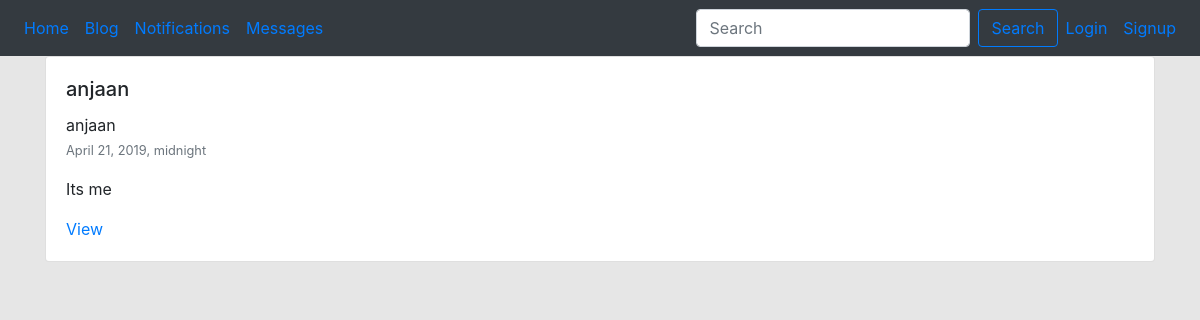
/blog/, run on an earlier commit of the app's database.
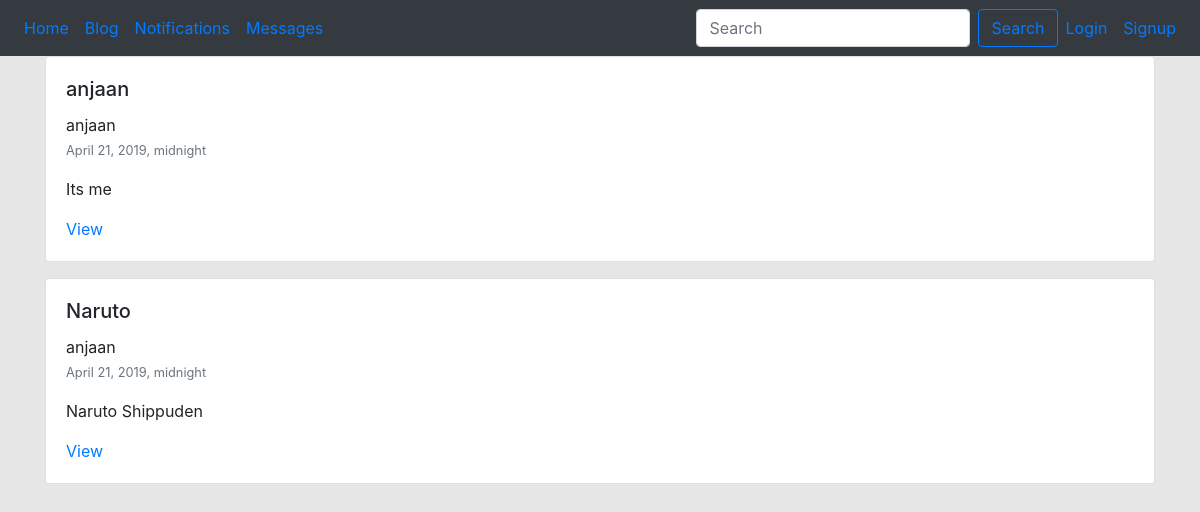
And on a later commit of the database.
### blog/models.py (models this page shows, shortened)
class BlogPost(models.Model):
    user = models.ForeignKey(User, default =1, null=True, on_delete=models.SET_NULL )
    image = models.ImageField(upload_to='image/',null=True, blank = True)
    title   = models.CharField(max_length = 120)
    slug    = models.SlugField(unique = True)
    content = models.TextField(null=True, blank=True)
    publish_date = models.DateTimeField(auto_now=False, auto_now_add=False, null=True, blank=True)
    timestamp = models.DateTimeField(auto_now_add=True)
    updated = models.DateTimeField(auto_now=True)
    objects = BlogPostManager()
    class Meta:
        ordering=['-publish_date','-updated','-timestamp']
    def get_absolute_url(self):
        return f"/blog/{self.slug}"

### users/models.py (models this page shows)
class CustomUser(AbstractUser):
    def __str__(self):
        return self.email

### blog/views.py (the view)
# urls.py: path('',blog_post_list_view),
def blog_post_list_view(request):
    qs = BlogPost.objects.all().published()
    if request.user.is_authenticated:
        my_qs = BlogPost.objects.filter(user = request.user)
        qs = (qs | my_qs).distinct()
    template_name = 'blog/list.html'
    context = {'object_list': qs}
    return render(request, template_name, context)

### blog/models.py (called while the page is built)
    def published(self):
        now=timezone.now()
        return self.filter(publish_date__lte=now)

    def get_queryset(self):
        return BlogPostQuerySet(self.model, using=self._db)

### blog/templates/blog/list.html (shortened to what this page needs)
{% extends "base.html" %}
{% block content %}
<div class="row">
  {%for object in object_list %}
    {% include 'blog/list-inline.html' with blog_post=object truncate=True detail=False %}
  {% endfor %}
</div>
{% endblock %}

### templates/base.html (shortened to what this page needs)
<!DOCTYPE html>
<html>
  <head>
    <link rel="stylesheet" href="https://stackpath.bootstrapcdn.com/bootstrap/4.3.1/css/bootstrap.min.css">
  </head>
  <body style="background-color:#e3e3e3e3">
    <main >
      {% include 'navbar.html' %}
      <div class="container">
        {% block content %}
        {% endblock %}
      </div>
    </main>
  </body>
</html>

### templates/navbar.html (shortened to what this page needs)
<nav class="navbar navbar-expand-lg navbar-primary bg-dark">
  <div class="collapse navbar-collapse" id="navbarSupportedContent">
    <ul class="navbar-nav mr-auto">
      <li class="nav-item active">
        <a class="nav-link" href="/"> Home <span class="sr-only">(current)</span></a>
      </li>
      <li class="nav-item active">
        <a class="nav-link" href="/blog"> Blog </a>
      </li>
      <li class="nav-item active">
        <a class="nav-link" href="#"> Notifications </a>
      </li>
      <li class="nav-item active">
        <a class="nav-link" href="#"> Messages </a>
      </li>
    </ul>
    <form class="form-inline my-2 my-lg-0" action="/search/">
      <input class="form-control mr-sm-2" type="search" placeholder="Search" aria-label="Search"
      name="q" >
      <button class="btn btn-outline-primary my-2 my-sm-0" type="submit">Search</button>
    </form>
    {% if not user.is_authenticated %}
      <ul class="navbar-nav inline ">
        <li class="nav-item active">
          <a class="nav-link" href="{% url 'login' %}"> Login <span class="sr-only">(current)</span></a>
        </li>
        <li class="nav-item active">
          <a class="nav-link" href="{% url 'signup' %}"> Signup <span class="sr-only">(current)</span></a>
        </li>
      </ul>
    {% endif %}
  </div>
</nav>

### blog/templates/blog/list-inline.html (shortened to what this page needs)
<div class="col-12 col-md-12  mb-3 ml-auto">
  <div class="card {% if not blog_post.publish_date %} border border-warning {% endif %} ">
    <div class="card-body">
      <h5 class="card-title"> {{ blog_post.title }}</h5>
      <p class="card-text">
        {{ blog_post.user.username }}
        <br>
        <small class="text-muted">{{ blog_post.publish_date }}</small>
        {%if truncate %}
          {{ blog_post.content | linebreaks | truncatewords:30 }}
        {% else %}
            {{ blog_post.content | linebreaks }}
        {% endif %}
      </p>
      {% if not detail %}
        <a href="{{ blog_post.get_absolute_url }}">View</a>
      {% endif %}
    </div>
  </div>
</div>

What changed in the data, as far as the page shows it:
added BlogPost: title "Naruto", user.username "anjaan", publish_date "April 21, 2019, midnight", content "Naruto Shippuden"
